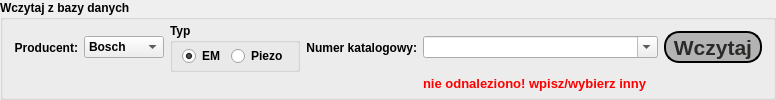
    <widget class="QGroupBox" name="groupBox_8">
     <property name="sizePolicy">
      <sizepolicy hsizetype="Preferred" vsizetype="Preferred">
       <horstretch>0</horstretch>
       <verstretch>0</verstretch>
      </sizepolicy>
     </property>
     <property name="maximumSize">
      <size>
       <width>16777215</width>
       <height>16777215</height>
      </size>
     </property>
     <property name="font">
      <font>
       <weight>75</weight>
       <bold>true</bold>
      </font>
     </property>
     <property name="title">
      <string>Wczytaj z bazy danych</string>
     </property>
     <layout class="QGridLayout" name="gridLayout_10">
      <property name="topMargin">
       <number>3</number>
      </property>
      <property name="bottomMargin">
       <number>3</number>
      </property>
      <property name="verticalSpacing">
       <number>0</number>
      </property>
      <item row="0" column="2">
       <widget class="QGroupBox" name="groupBox_9">
        <property name="title">
         <string>Typ</string>
        </property>
        <layout class="QGridLayout" name="gridLayout_6">
         <property name="topMargin">
          <number>3</number>
         </property>
         <property name="bottomMargin">
          <number>3</number>
         </property>
         <item row="0" column="0">
          <widget class="QRadioButton" name="emRadioButton">
           <property name="font">
            <font>
             <weight>75</weight>
             <bold>true</bold>
            </font>
           </property>
           <property name="text">
            <string>EM</string>
           </property>
           <property name="checked">
            <bool>true</bool>
           </property>
          </widget>
         </item>
         <item row="0" column="1">
          <widget class="QRadioButton" name="piezoRadioButton">
           <property name="text">
            <string>Piezo</string>
           </property>
          </widget>
         </item>
        </layout>
       </widget>
      </item>
      <item row="0" column="5">
       <widget class="QToolButton" name="readFromDatabaseButton">
        <property name="sizePolicy">
         <sizepolicy hsizetype="Fixed" vsizetype="Fixed">
          <horstretch>0</horstretch>
          <verstretch>0</verstretch>
         </sizepolicy>
        </property>
        <property name="font">
         <font>
          <pointsize>16</pointsize>
          <weight>75</weight>
          <bold>true</bold>
         </font>
        </property>
        <property name="styleSheet">
         <string notr="true">background-color: #b3b3b3;
border-radius: 15px;
border-width: 2px;
border-color: black;
border-style: outset;
color: #2a2a29;</string>
        </property>
        <property name="text">
         <string>Wczytaj</string>
        </property>
       </widget>
      </item>
      <item row="1" column="4">
       <widget class="QLabel" name="notFoundLabel">
        <property name="font">
         <font>
          <pointsize>10</pointsize>
          <weight>75</weight>
          <bold>true</bold>
         </font>
        </property>
        <property name="styleSheet">
         <string notr="true">color: red;</string>
        </property>
        <property name="text">
         <string>nie odnaleziono! wpisz/wybierz inny</string>
        </property>
       </widget>
      </item>
      <item row="0" column="0">
       <widget class="QLabel" name="label_6">
        <property name="font">
         <font>
          <weight>75</weight>
          <bold>true</bold>
         </font>
        </property>
        <property name="text">
         <string>Producent:</string>
        </property>
        <property name="alignment">
         <set>Qt::AlignRight|Qt::AlignTrailing|Qt::AlignVCenter</set>
        </property>
       </widget>
      </item>
      <item row="0" column="1">
       <widget class="QComboBox" name="companyBox">
        <item>
         <property name="text">
          <string>Bosch</string>
         </property>
        </item>
        <item>
         <property name="text">
          <string>Siemens</string>
         </property>
        </item>
        <item>
         <property name="text">
          <string>Denso</string>
         </property>
        </item>
        <item>
         <property name="text">
          <string>Delphi</string>
         </property>
        </item>
       </widget>
      </item>
      <item row="0" column="3">
       <widget class="QLabel" name="label_8">
        <property name="text">
         <string>Numer katalogowy:</string>
        </property>
        <property name="alignment">
         <set>Qt::AlignRight|Qt::AlignTrailing|Qt::AlignVCenter</set>
        </property>
       </widget>
      </item>
      <item row="0" column="4">
       <widget class="QComboBox" name="numbersBox">
        <property name="sizePolicy">
         <sizepolicy hsizetype="Minimum" vsizetype="Fixed">
          <horstretch>0</horstretch>
          <verstretch>0</verstretch>
         </sizepolicy>
        </property>
        <property name="minimumSize">
         <size>
          <width>235</width>
          <height>0</height>
         </size>
        </property>
        <property name="editable">
         <bool>true</bool>
        </property>
       </widget>
      </item>
     </layout>
    </widget>
